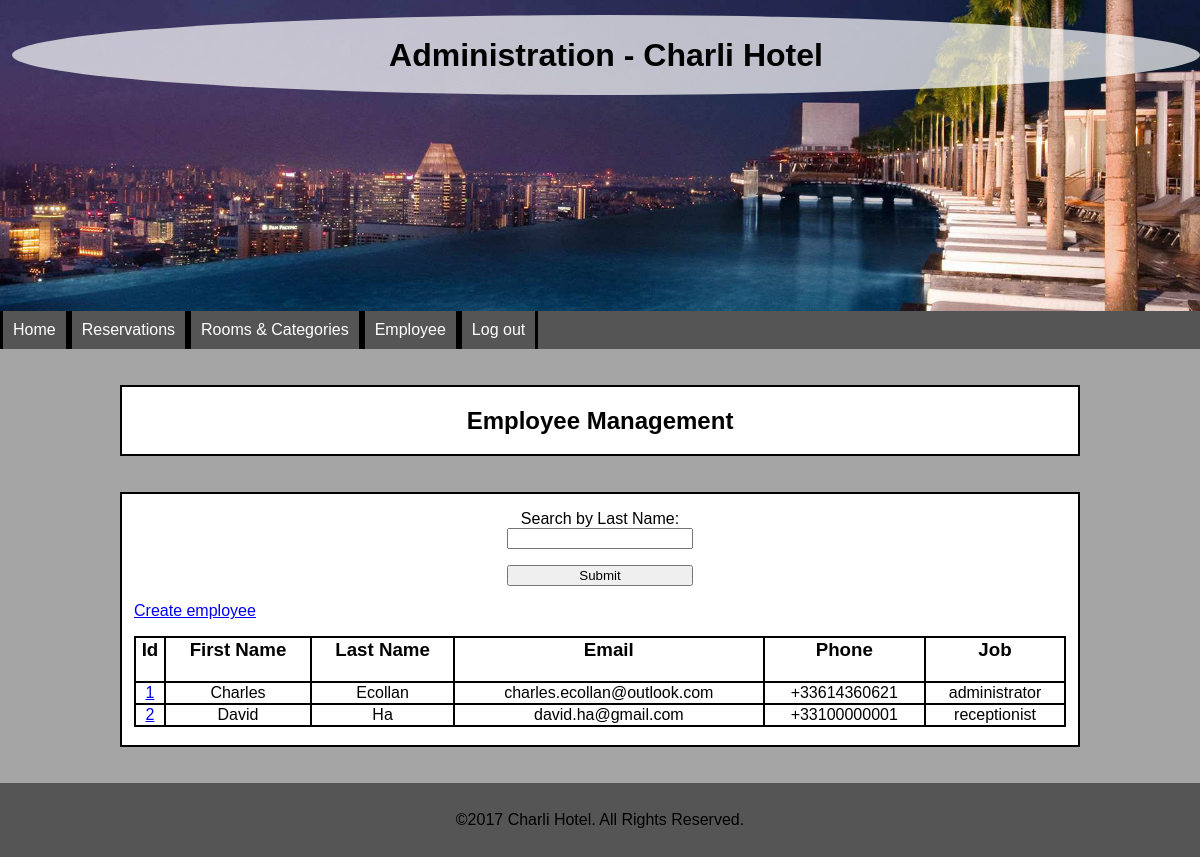
The app's page /administration/employee.php (signed in) with its own data.
### tables this page shows
CREATE TABLE `EMPLOYEE` (
  `id_employee` int(11) NOT NULL,
  `first_name_employee` varchar(255) NOT NULL,
  `last_name_employee` varchar(255) NOT NULL,
  `e_mail_employee` varchar(255) NOT NULL,
  `phone_employee` varchar(255) NOT NULL,
  `job_employee` varchar(255) NOT NULL,
  `password` varchar(255) NOT NULL,
  `id_hotel` int(11) NOT NULL
);

### administration/employee.php (the view, shortened to what this page needs)
<?php
	$co = mysqli_connect("localhost", "root", "root", "hotel");
	if (!empty($_GET['last_name'])) {
		$sql = "	SELECT id_employee, first_name_employee, last_name_employee, e_mail_employee, phone_employee, job_employee
									FROM EMPLOYEE
									WHERE last_name_employee LIKE '$_GET[last_name]%'
									";
	} else {
		$sql = "	SELECT id_employee, first_name_employee, last_name_employee, e_mail_employee, phone_employee, job_employee
									FROM EMPLOYEE
									";
	}
	$result = mysqli_query($co, $sql);
?>
<!DOCTYPE>
<html>
	<head>
		<link href="../styles/style.css" rel="stylesheet" type="text/css">
	</head>
	<body>
		<header>
			<?php
				if (is_readable("../includes/header_admin.php")) {
					include("../includes/header_admin.php");
				} else {
					echo "Can not load header";
				}
			?>
		</header>
		<nav>
			<?php
				if (is_readable("../includes/menu_admin.php")) {
					include("../includes/menu_admin.php");
				} else {
					echo "Can not load menu";
				}
			?>
		</nav>
		<section class="title">
			<h1>Employee Management</h1>
		</section>
		<section>
			<article>
				<form action="" method="get">
					<p>
						<label for="last_name"> Search by Last Name: </label>
						<input type="text" id="last_name" name="last_name" required="required"/>
					</p>
					<p>
						<input type="submit" name="Search">
					</p>
				</form>
			</article>
			<article>
				<p>
					<a title="create_employee" href="create_employee.php">Create employee</a>
				</p>
			</article>
			<article>
				<table>
					<tr>
						<td><h3>Id</h3></td>
						<td><h3>First Name</h3></td>
						<td><h3>Last Name</h3></td>
						<td><h3>Email</h3></td>
						<td><h3>Phone</h3></td>
						<td><h3>Job</h3></td>
					</tr>
					<?php
						while ($row = mysqli_fetch_array($result)) {
							echo "<tr>";
							echo "<td>";
							echo "<a title='profile' href='profile.php?id=" . $row['id_employee'] . "'> " . $row['id_employee'] . " </a>";
							echo "</td>";
							echo "<td>";
							echo $row['first_name_employee'];
							echo "</td>";
							echo "<td>";
							echo $row['last_name_employee'];
							echo "</td>";
							echo "<td>";
							echo $row['e_mail_employee'];
							echo "</td>";
							echo "<td>";
							echo $row['phone_employee'];
							echo "</td>";
							echo "<td>";
							echo $row['job_employee'];
							echo "</td>";
							echo "</tr>";
						}
					?>
				</table>
				<br/>
			</article>
		</section>
		<footer>
			<?php
				if (is_readable("../includes/footer.php")) {
					include("../includes/footer.php");
				} else {
					echo "Can not load footer";
				}
			?>
		</footer>
	</body>
</html>

### styles/style.css (style rules this page uses)
body { margin: 0; padding: 0; background-size: cover; background-attachment: fixed; background-color: #a5a5a5; font-family: cursive, Arial, Helvetica, sans-serif; }
h1, h2, h3 { color: #000000; }
nav { background-color: #555555; margin-top: auto; height: auto; width: 100%; display: inline-block; min-width: 100%; }
section { background-color: #FFFFFF; text-align: justify; border: #000000 solid 2px; margin-top: 3%; margin-bottom: 3%; margin-left: 10%; margin-right: 10%; padding-left: 1%; padding-right: 1%; }
footer { background-color: #555555; margin-top: auto; height: auto; width: auto; padding-left: 1%; padding-right: 1%; padding-top: 1%; padding-bottom: 1%; text-align: center; }
.title { text-align: center; }
label { display: block; }
form { text-align: center; }
table { text-align: center; width: 100%; border-collapse: separate; border-spacing: 0px; border: 1px solid black; }
table td { border: 1px solid black; }
input { width: 20%; }

### records on screen
employee: id_employee "1", first_name_employee "Charles", last_name_employee "Ecollan", e_mail_employee "charles.ecollan@outlook.com", phone_employee "+33614360621", job_employee "administrator"
employee: id_employee "2", first_name_employee "David", last_name_employee "Ha", e_mail_employee "david.ha@gmail.com", phone_employee "+33100000001", job_employee "receptionist"
